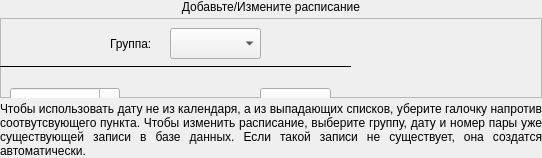
                     <widget class="QWidget" name="page_2">
                      <layout class="QGridLayout" name="gridLayout_2" rowstretch="1,0,0">
                       <property name="leftMargin">
                        <number>0</number>
                       </property>
                       <property name="topMargin">
                        <number>0</number>
                       </property>
                       <property name="rightMargin">
                        <number>0</number>
                       </property>
                       <property name="bottomMargin">
                        <number>0</number>
                       </property>
                       <property name="horizontalSpacing">
                        <number>0</number>
                       </property>
                       <property name="verticalSpacing">
                        <number>4</number>
                       </property>
                       <item row="2" column="0">
                        <widget class="QLabel" name="label_4">
                         <property name="maximumSize">
                          <size>
                           <width>16777215</width>
                           <height>90</height>
                          </size>
                         </property>
                         <property name="font">
                          <font>
                           <family>Segoe UI</family>
                           <pointsize>9</pointsize>
                           <weight>50</weight>
                           <italic>false</italic>
                           <bold>false</bold>
                          </font>
                         </property>
                         <property name="styleSheet">
                          <string notr="true">border-color: rgb(255, 255, 0);

font: 9pt &quot;Segoe UI&quot;;

</string>
                         </property>
                         <property name="frameShape">
                          <enum>QFrame::NoFrame</enum>
                         </property>
                         <property name="frameShadow">
                          <enum>QFrame::Plain</enum>
                         </property>
                         <property name="lineWidth">
                          <number>0</number>
                         </property>
                         <property name="midLineWidth">
                          <number>0</number>
                         </property>
                         <property name="text">
                          <string notr="true">Чтобы использовать дату не из календаря, а из выпадающих списков, уберите галочку напротив соотвутсвующего пункта. Чтобы изменить расписание, выберите группу, дату и номер пары уже существующей записи в базе данных. Если такой записи не существует, она создатся автоматически.</string>
                         </property>
                         <property name="textFormat">
                          <enum>Qt::AutoText</enum>
                         </property>
                         <property name="scaledContents">
                          <bool>false</bool>
                         </property>
                         <property name="alignment">
                          <set>Qt::AlignJustify|Qt::AlignVCenter</set>
                         </property>
                         <property name="wordWrap">
                          <bool>true</bool>
                         </property>
                         <property name="margin">
                          <number>3</number>
                         </property>
                         <property name="indent">
                          <number>-1</number>
                         </property>
                        </widget>
                       </item>
                       <item row="0" column="0">
                        <widget class="QLabel" name="labelItem_2">
                         <property name="maximumSize">
                          <size>
                           <width>16777215</width>
                           <height>40</height>
                          </size>
                         </property>
                         <property name="styleSheet">
                          <string notr="true">font: 16pt &quot;Segoe UI&quot;;</string>
                         </property>
                         <property name="text">
                          <string>Добавьте/Измените расписание</string>
                         </property>
                         <property name="alignment">
                          <set>Qt::AlignCenter</set>
                         </property>
                        </widget>
                       </item>
                       <item row="1" column="0">
                        <widget class="QFrame" name="frame_3">
                         <property name="minimumSize">
                          <size>
                           <width>0</width>
                           <height>80</height>
                          </size>
                         </property>
                         <property name="maximumSize">
                          <size>
                           <width>13249</width>
                           <height>440</height>
                          </size>
                         </property>
                         <property name="frameShape">
                          <enum>QFrame::StyledPanel</enum>
                         </property>
                         <property name="frameShadow">
                          <enum>QFrame::Plain</enum>
                         </property>
                         <property name="lineWidth">
                          <number>3</number>
                         </property>
                         <property name="midLineWidth">
                          <number>0</number>
                         </property>
                         <widget class="QComboBox" name="comboBoxGroup">
                          <property name="geometry">
                           <rect>
                            <x>170</x>
                            <y>10</y>
                            <width>91</width>
                            <height>31</height>
                           </rect>
                          </property>
                         </widget>
                         <widget class="QLabel" name="labelGroup">
                          <property name="geometry">
                           <rect>
                            <x>110</x>
                            <y>10</y>
                            <width>51</width>
                            <height>31</height>
                           </rect>
                          </property>
                          <property name="text">
                           <string>Группа:</string>
                          </property>
                         </widget>
                         <widget class="QLabel" name="labelMonth">
                          <property name="geometry">
                           <rect>
                            <x>210</x>
                            <y>70</y>
                            <width>51</width>
                            <height>31</height>
                           </rect>
                          </property>
                          <property name="text">
                           <string>Месяц:</string>
                          </property>
                         </widget>
                         <widget class="QLabel" name="labelDay">
                          <property name="geometry">
                           <rect>
                            <x>210</x>
                            <y>110</y>
                            <width>41</width>
                            <height>31</height>
                           </rect>
                          </property>
                          <property name="text">
                           <string>День:</string>
                          </property>
                         </widget>
                         <widget class="QComboBox" name="comboBoxMonth">
                          <property name="geometry">
                           <rect>
                            <x>260</x>
                            <y>70</y>
                            <width>71</width>
                            <height>31</height>
                           </rect>
                          </property>
                         </widget>
                         <widget class="QComboBox" name="comboBoxDay">
                          <property name="geometry">
                           <rect>
                            <x>260</x>
                            <y>110</y>
                            <width>71</width>
                            <height>31</height>
                           </rect>
                          </property>
                         </widget>
                         <widget class="QLabel" name="labelItem">
                          <property name="geometry">
                           <rect>
                            <x>10</x>
                            <y>180</y>
                            <width>61</width>
                            <height>31</height>
                           </rect>
                          </property>
                          <property name="text">
                           <string>Предмет:</string>
                          </property>
                         </widget>
                         <widget class="QComboBox" name="comboBoxItem">
                          <property name="geometry">
                           <rect>
                            <x>100</x>
                            <y>180</y>
                            <width>241</width>
                            <height>31</height>
                           </rect>
                          </property>
                         </widget>
                         <widget class="QLabel" name="labelTime">
                          <property name="geometry">
                           <rect>
                            <x>10</x>
                            <y>220</y>
                            <width>81</width>
                            <height>31</height>
                           </rect>
                          </property>
                          <property name="text">
                           <string>Номер пары:</string>
                          </property>
                         </widget>
                         <widget class="QComboBox" name="comboBoxTime">
                          <property name="geometry">
                           <rect>
                            <x>100</x>
                            <y>220</y>
                            <width>61</width>
                            <height>31</height>
                           </rect>
                          </property>
                         </widget>
                         <widget class="QComboBox" name="comboBoxTypeItem">
                          <property name="geometry">
                           <rect>
                            <x>100</x>
                            <y>260</y>
                            <width>101</width>
                            <height>31</height>
                           </rect>
                          </property>
                         </widget>
                         <widget class="QLabel" name="labelTypeItem">
                          <property name="geometry">
                           <rect>
                            <x>10</x>
                            <y>260</y>
                            <width>61</width>
                            <height>31</height>
                           </rect>
                          </property>
                          <property name="text">
                           <string>Тип пары:</string>
                          </property>
                         </widget>
                         <widget class="QComboBox" name="comboBoxCab">
                          <property name="geometry">
                           <rect>
                            <x>100</x>
                            <y>300</y>
                            <width>71</width>
                            <height>31</height>
                           </rect>
                          </property>
                         </widget>
                         <widget class="QLabel" name="labelCab">
                          <property name="geometry">
                           <rect>
                            <x>10</x>
                            <y>300</y>
                            <width>61</width>
                            <height>31</height>
                           </rect>
                          </property>
                          <property name="text">
                           <string>Кабинет:</string>
                          </property>
                         </widget>
                         <widget class="QComboBox" name="comboBoxTypeGroup">
                          <property name="geometry">
                           <rect>
                            <x>100</x>
                            <y>340</y>
                            <width>101</width>
                            <height>31</height>
                           </rect>
                          </property>
                         </widget>
                         <widget class="QLabel" name="labelTypeGroup">
                          <property name="geometry">
                           <rect>
                            <x>10</x>
                            <y>340</y>
                            <width>71</width>
                            <height>31</height>
                           </rect>
                          </property>
                          <property name="text">
                           <string>Тип группы:</string>
                          </property>
                         </widget>
                         <widget class="QPushButton" name="btn_save">
                          <property name="geometry">
                           <rect>
                            <x>200</x>
                            <y>400</y>
                            <width>101</width>
                            <height>31</height>
                           </rect>
                          </property>
                          <property name="text">
                           <string>Сохранить</string>
                          </property>
                          <property name="icon">
                           <iconset resource="../resources.qrc">
                            <normaloff>:/icons/images/icons/cil-save.png</normaloff>:/icons/images/icons/cil-save.png</iconset>
                          </property>
                         </widget>
                         <widget class="QPushButton" name="btn_refresh">
                          <property name="geometry">
                           <rect>
                            <x>60</x>
                            <y>400</y>
                            <width>91</width>
                            <height>31</height>
                           </rect>
                          </property>
                          <property name="text">
                           <string>Обновить</string>
                          </property>
                          <property name="icon">
                           <iconset resource="../resources.qrc">
                            <normaloff>:/icons/images/icons/cil-action-redo.png</normaloff>:/icons/images/icons/cil-action-redo.png</iconset>
                          </property>
                         </widget>
                         <widget class="QDateEdit" name="dateEdit">
                          <property name="geometry">
                           <rect>
                            <x>10</x>
                            <y>70</y>
                            <width>110</width>
                            <height>31</height>
                           </rect>
                          </property>
                          <property name="baseSize">
                           <size>
                            <width>0</width>
                            <height>0</height>
                           </size>
                          </property>
                          <property name="focusPolicy">
                           <enum>Qt::NoFocus</enum>
                          </property>
                          <property name="styleSheet">
                           <string notr="true">background-color: rgb(40, 44, 52);
QToolButton::right-arrow{
	color: rgb(40, 44, 150);
	image: url(:/icons/images/icons/cil-calendar-check.png);
	background-position: center;
	background-repeat: no-reperat;
}</string>
                          </property>
                          <property name="wrapping">
                           <bool>true</bool>
                          </property>
                          <property name="frame">
                           <bool>true</bool>
                          </property>
                          <property name="buttonSymbols">
                           <enum>QAbstractSpinBox::PlusMinus</enum>
                          </property>
                          <property name="specialValueText">
                           <string notr="true"/>
                          </property>
                          <property name="correctionMode">
                           <enum>QAbstractSpinBox::CorrectToPreviousValue</enum>
                          </property>
                          <property name="keyboardTracking">
                           <bool>true</bool>
                          </property>
                          <property name="showGroupSeparator" stdset="0">
                           <bool>true</bool>
                          </property>
                          <property name="dateTime">
                           <datetime>
                            <hour>0</hour>
                            <minute>0</minute>
                            <second>0</second>
                            <year>2022</year>
                            <month>5</month>
                            <day>9</day>
                           </datetime>
                          </property>
                          <property name="displayFormat">
                           <string notr="true">dd.MM.yyyy</string>
                          </property>
                          <property name="calendarPopup">
                           <bool>true</bool>
                          </property>
                          <property name="currentSectionIndex">
                           <number>0</number>
                          </property>
                          <property name="timeSpec">
                           <enum>Qt::LocalTime</enum>
                          </property>
                          <property name="date">
                           <date>
                            <year>2022</year>
                            <month>5</month>
                            <day>9</day>
                           </date>
                          </property>
                         </widget>
                         <widget class="QCheckBox" name="checkBox">
                          <property name="geometry">
                           <rect>
                            <x>10</x>
                            <y>110</y>
                            <width>181</width>
                            <height>31</height>
                           </rect>
                          </property>
                          <property name="text">
                           <string>Использовать календарь</string>
                          </property>
                          <property name="checked">
                           <bool>true</bool>
                          </property>
                          <property name="tristate">
                           <bool>false</bool>
                          </property>
                         </widget>
                         <widget class="Line" name="line_1">
                          <property name="geometry">
                           <rect>
                            <x>0</x>
                            <y>40</y>
                            <width>351</width>
                            <height>16</height>
                           </rect>
                          </property>
                          <property name="frameShadow">
                           <enum>QFrame::Plain</enum>
                          </property>
                          <property name="lineWidth">
                           <number>1</number>
                          </property>
                          <property name="orientation">
                           <enum>Qt::Horizontal</enum>
                          </property>
                         </widget>
                         <widget class="Line" name="line_2">
                          <property name="geometry">
                           <rect>
                            <x>0</x>
                            <y>150</y>
                            <width>351</width>
                            <height>16</height>
                           </rect>
                          </property>
                          <property name="frameShadow">
                           <enum>QFrame::Plain</enum>
                          </property>
                          <property name="lineWidth">
                           <number>1</number>
                          </property>
                          <property name="orientation">
                           <enum>Qt::Horizontal</enum>
                          </property>
                         </widget>
                         <widget class="Line" name="line_3">
                          <property name="geometry">
                           <rect>
                            <x>0</x>
                            <y>380</y>
                            <width>351</width>
                            <height>16</height>
                           </rect>
                          </property>
                          <property name="frameShadow">
                           <enum>QFrame::Plain</enum>
                          </property>
                          <property name="lineWidth">
                           <number>1</number>
                          </property>
                          <property name="orientation">
                           <enum>Qt::Horizontal</enum>
                          </property>
                         </widget>
                        </widget>
                       </item>
                      </layout>
                     </widget>
